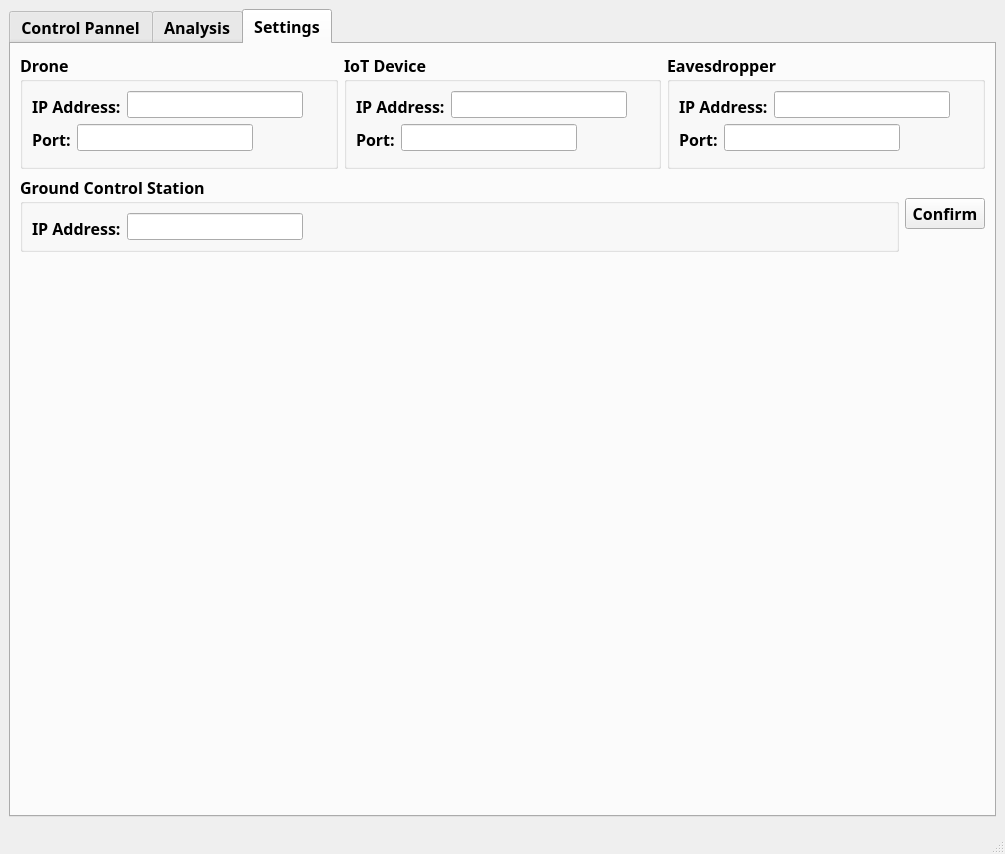
<?xml version="1.0" encoding="UTF-8"?>
<ui version="4.0">
 <class>MainWindow</class>
 <widget class="QMainWindow" name="MainWindow">
  <property name="geometry">
   <rect>
    <x>0</x>
    <y>0</y>
    <width>1005</width>
    <height>854</height>
   </rect>
  </property>
  <property name="sizePolicy">
   <sizepolicy hsizetype="Preferred" vsizetype="Expanding">
    <horstretch>0</horstretch>
    <verstretch>0</verstretch>
   </sizepolicy>
  </property>
  <property name="font">
   <font>
    <family>Agency FB</family>
    <pointsize>12</pointsize>
    <weight>75</weight>
    <bold>true</bold>
   </font>
  </property>
  <property name="windowTitle">
   <string>MainWindow</string>
  </property>
  <widget class="QWidget" name="centralwidget">
   <layout class="QGridLayout" name="gridLayout_5">
    <item row="0" column="0">
     <widget class="QTabWidget" name="system_tab">
      <property name="currentIndex">
       <number>2</number>
      </property>
      <widget class="QWidget" name="tab">
       <attribute name="title">
        <string>Control Pannel</string>
       </attribute>
       <layout class="QVBoxLayout" name="verticalLayout">
        <item>
         <widget class="QFrame" name="control_pannel_frame">
          <property name="autoFillBackground">
           <bool>false</bool>
          </property>
          <property name="frameShape">
           <enum>QFrame::StyledPanel</enum>
          </property>
          <property name="frameShadow">
           <enum>QFrame::Raised</enum>
          </property>
          <layout class="QVBoxLayout" name="verticalLayout_5">
           <item>
            <layout class="QGridLayout" name="gridLayout_6">
             <item row="0" column="2">
              <layout class="QVBoxLayout" name="verticalLayout_4">
               <item>
                <widget class="QLabel" name="eve_console_label">
                 <property name="font">
                  <font>
                   <family>Agency FB</family>
                   <pointsize>16</pointsize>
                   <weight>75</weight>
                   <bold>true</bold>
                  </font>
                 </property>
                 <property name="contextMenuPolicy">
                  <enum>Qt::DefaultContextMenu</enum>
                 </property>
                 <property name="toolTipDuration">
                  <number>1</number>
                 </property>
                 <property name="layoutDirection">
                  <enum>Qt::LeftToRight</enum>
                 </property>
                 <property name="autoFillBackground">
                  <bool>false</bool>
                 </property>
                 <property name="text">
                  <string>Eavesdropper</string>
                 </property>
                 <property name="alignment">
                  <set>Qt::AlignCenter</set>
                 </property>
                </widget>
               </item>
               <item>
                <widget class="QTextBrowser" name="eve_console">
                 <property name="font">
                  <font>
                   <family>Consolas</family>
                   <pointsize>12</pointsize>
                  </font>
                 </property>
                 <property name="html">
                  <string>&lt;!DOCTYPE HTML PUBLIC &quot;-//W3C//DTD HTML 4.0//EN&quot; &quot;http://www.w3.org/TR/REC-html40/strict.dtd&quot;&gt;
&lt;html&gt;&lt;head&gt;&lt;meta name=&quot;qrichtext&quot; content=&quot;1&quot; /&gt;&lt;style type=&quot;text/css&quot;&gt;
p, li { white-space: pre-wrap; }
&lt;/style&gt;&lt;/head&gt;&lt;body style=&quot; font-family:'Consolas'; font-size:12pt; font-weight:600; font-style:normal;&quot;&gt;
&lt;p style=&quot;-qt-paragraph-type:empty; margin-top:0px; margin-bottom:0px; margin-left:0px; margin-right:0px; -qt-block-indent:0; text-indent:0px; font-family:'PMingLiU'; font-weight:400;&quot;&gt;&lt;br /&gt;&lt;/p&gt;&lt;/body&gt;&lt;/html&gt;</string>
                 </property>
                </widget>
               </item>
              </layout>
             </item>
             <item row="0" column="0">
              <layout class="QVBoxLayout" name="verticalLayout_2">
               <item>
                <widget class="QLabel" name="drone_console_label">
                 <property name="font">
                  <font>
                   <family>Agency FB</family>
                   <pointsize>16</pointsize>
                   <weight>75</weight>
                   <bold>true</bold>
                  </font>
                 </property>
                 <property name="contextMenuPolicy">
                  <enum>Qt::DefaultContextMenu</enum>
                 </property>
                 <property name="toolTipDuration">
                  <number>1</number>
                 </property>
                 <property name="layoutDirection">
                  <enum>Qt::LeftToRight</enum>
                 </property>
                 <property name="autoFillBackground">
                  <bool>false</bool>
                 </property>
                 <property name="text">
                  <string>Drone</string>
                 </property>
                 <property name="alignment">
                  <set>Qt::AlignCenter</set>
                 </property>
                </widget>
               </item>
               <item>
                <widget class="QTextBrowser" name="drone_console">
                 <property name="font">
                  <font>
                   <family>Consolas</family>
                   <pointsize>12</pointsize>
                  </font>
                 </property>
                 <property name="html">
                  <string>&lt;!DOCTYPE HTML PUBLIC &quot;-//W3C//DTD HTML 4.0//EN&quot; &quot;http://www.w3.org/TR/REC-html40/strict.dtd&quot;&gt;
&lt;html&gt;&lt;head&gt;&lt;meta name=&quot;qrichtext&quot; content=&quot;1&quot; /&gt;&lt;style type=&quot;text/css&quot;&gt;
p, li { white-space: pre-wrap; }
&lt;/style&gt;&lt;/head&gt;&lt;body style=&quot; font-family:'Consolas'; font-size:12pt; font-weight:600; font-style:normal;&quot;&gt;
&lt;p style=&quot;-qt-paragraph-type:empty; margin-top:0px; margin-bottom:0px; margin-left:0px; margin-right:0px; -qt-block-indent:0; text-indent:0px; font-family:'PMingLiU'; font-weight:400;&quot;&gt;&lt;br /&gt;&lt;/p&gt;&lt;/body&gt;&lt;/html&gt;</string>
                 </property>
                </widget>
               </item>
              </layout>
             </item>
             <item row="0" column="1">
              <layout class="QVBoxLayout" name="verticalLayout_3">
               <item>
                <widget class="QLabel" name="iot_console_label">
                 <property name="font">
                  <font>
                   <family>Agency FB</family>
                   <pointsize>16</pointsize>
                   <weight>75</weight>
                   <bold>true</bold>
                  </font>
                 </property>
                 <property name="contextMenuPolicy">
                  <enum>Qt::DefaultContextMenu</enum>
                 </property>
                 <property name="toolTipDuration">
                  <number>1</number>
                 </property>
                 <property name="layoutDirection">
                  <enum>Qt::LeftToRight</enum>
                 </property>
                 <property name="autoFillBackground">
                  <bool>false</bool>
                 </property>
                 <property name="text">
                  <string>IoT Devie</string>
                 </property>
                 <property name="alignment">
                  <set>Qt::AlignCenter</set>
                 </property>
                </widget>
               </item>
               <item>
                <widget class="QTextBrowser" name="iot_console">
                 <property name="font">
                  <font>
                   <family>Consolas</family>
                   <pointsize>12</pointsize>
                  </font>
                 </property>
                 <property name="html">
                  <string>&lt;!DOCTYPE HTML PUBLIC &quot;-//W3C//DTD HTML 4.0//EN&quot; &quot;http://www.w3.org/TR/REC-html40/strict.dtd&quot;&gt;
&lt;html&gt;&lt;head&gt;&lt;meta name=&quot;qrichtext&quot; content=&quot;1&quot; /&gt;&lt;style type=&quot;text/css&quot;&gt;
p, li { white-space: pre-wrap; }
&lt;/style&gt;&lt;/head&gt;&lt;body style=&quot; font-family:'Consolas'; font-size:12pt; font-weight:600; font-style:normal;&quot;&gt;
&lt;p style=&quot;-qt-paragraph-type:empty; margin-top:0px; margin-bottom:0px; margin-left:0px; margin-right:0px; -qt-block-indent:0; text-indent:0px; font-family:'PMingLiU'; font-weight:400;&quot;&gt;&lt;br /&gt;&lt;/p&gt;&lt;/body&gt;&lt;/html&gt;</string>
                 </property>
                </widget>
               </item>
              </layout>
             </item>
            </layout>
           </item>
           <item>
            <layout class="QGridLayout" name="gridLayout_7">
             <item row="0" column="0">
              <widget class="QWidget" name="widget" native="true">
               <layout class="QHBoxLayout" name="horizontalLayout">
                <item>
                 <widget class="QLabel" name="data_direction_label">
                  <property name="font">
                   <font>
                    <family>Agency FB</family>
                    <pointsize>12</pointsize>
                    <weight>75</weight>
                    <bold>true</bold>
                   </font>
                  </property>
                  <property name="contextMenuPolicy">
                   <enum>Qt::DefaultContextMenu</enum>
                  </property>
                  <property name="toolTipDuration">
                   <number>1</number>
                  </property>
                  <property name="layoutDirection">
                   <enum>Qt::LeftToRight</enum>
                  </property>
                  <property name="autoFillBackground">
                   <bool>false</bool>
                  </property>
                  <property name="text">
                   <string>Data Transmission Direction:</string>
                  </property>
                  <property name="alignment">
                   <set>Qt::AlignLeading|Qt::AlignLeft|Qt::AlignVCenter</set>
                  </property>
                 </widget>
                </item>
                <item>
                 <widget class="QComboBox" name="data_direction_type">
                  <property name="font">
                   <font>
                    <family>Agency FB</family>
                    <pointsize>12</pointsize>
                    <weight>50</weight>
                    <bold>false</bold>
                   </font>
                  </property>
                  <item>
                   <property name="text">
                    <string>Drone to IoT Device</string>
                   </property>
                  </item>
                  <item>
                   <property name="text">
                    <string>IoT Device to Drone</string>
                   </property>
                  </item>
                 </widget>
                </item>
               </layout>
              </widget>
             </item>
             <item row="0" column="1">
              <layout class="QHBoxLayout" name="horizontalLayout_2">
               <item>
                <widget class="QLabel" name="encryption_label">
                 <property name="font">
                  <font>
                   <family>Agency FB</family>
                   <pointsize>12</pointsize>
                   <weight>75</weight>
                   <bold>true</bold>
                  </font>
                 </property>
                 <property name="contextMenuPolicy">
                  <enum>Qt::DefaultContextMenu</enum>
                 </property>
                 <property name="toolTipDuration">
                  <number>1</number>
                 </property>
                 <property name="layoutDirection">
                  <enum>Qt::LeftToRight</enum>
                 </property>
                 <property name="autoFillBackground">
                  <bool>false</bool>
                 </property>
                 <property name="text">
                  <string>Encryption:</string>
                 </property>
                 <property name="alignment">
                  <set>Qt::AlignLeading|Qt::AlignLeft|Qt::AlignVCenter</set>
                 </property>
                </widget>
               </item>
               <item>
                <widget class="QComboBox" name="encryption_type">
                 <property name="font">
                  <font>
                   <family>Agency FB</family>
                   <pointsize>12</pointsize>
                   <weight>50</weight>
                   <bold>false</bold>
                  </font>
                 </property>
                 <item>
                  <property name="text">
                   <string>&lt;None&gt;</string>
                  </property>
                 </item>
                 <item>
                  <property name="text">
                   <string>AES</string>
                  </property>
                 </item>
                </widget>
               </item>
              </layout>
             </item>
             <item row="0" column="2">
              <widget class="QWidget" name="widget_2" native="true"/>
             </item>
             <item row="0" column="4">
              <widget class="QWidget" name="widget_3" native="true"/>
             </item>
             <item row="0" column="3">
              <widget class="QPushButton" name="send_data_buttom">
               <property name="font">
                <font>
                 <family>Agency FB</family>
                 <pointsize>12</pointsize>
                 <weight>75</weight>
                 <bold>true</bold>
                </font>
               </property>
               <property name="text">
                <string>Send</string>
               </property>
              </widget>
             </item>
            </layout>
           </item>
           <item>
            <widget class="QTextEdit" name="send_text_console">
             <property name="font">
              <font>
               <family>Consolas</family>
               <weight>50</weight>
               <bold>false</bold>
              </font>
             </property>
             <property name="html">
              <string>&lt;!DOCTYPE HTML PUBLIC &quot;-//W3C//DTD HTML 4.0//EN&quot; &quot;http://www.w3.org/TR/REC-html40/strict.dtd&quot;&gt;
&lt;html&gt;&lt;head&gt;&lt;meta name=&quot;qrichtext&quot; content=&quot;1&quot; /&gt;&lt;style type=&quot;text/css&quot;&gt;
p, li { white-space: pre-wrap; }
&lt;/style&gt;&lt;/head&gt;&lt;body style=&quot; font-family:'Consolas'; font-size:12pt; font-weight:400; font-style:normal;&quot;&gt;
&lt;p style=&quot;-qt-paragraph-type:empty; margin-top:0px; margin-bottom:0px; margin-left:0px; margin-right:0px; -qt-block-indent:0; text-indent:0px;&quot;&gt;&lt;br /&gt;&lt;/p&gt;&lt;/body&gt;&lt;/html&gt;</string>
             </property>
            </widget>
           </item>
           <item>
            <layout class="QGridLayout" name="gridLayout_2">
             <property name="verticalSpacing">
              <number>6</number>
             </property>
             <item row="0" column="1">
              <widget class="QGroupBox" name="system_prompt">
               <property name="title">
                <string>System Prompt:</string>
               </property>
               <layout class="QGridLayout" name="gridLayout">
                <item row="0" column="0">
                 <widget class="QTextBrowser" name="system_prompt_console">
                  <property name="font">
                   <font>
                    <family>Consolas</family>
                    <weight>50</weight>
                    <bold>false</bold>
                   </font>
                  </property>
                  <property name="html">
                   <string>&lt;!DOCTYPE HTML PUBLIC &quot;-//W3C//DTD HTML 4.0//EN&quot; &quot;http://www.w3.org/TR/REC-html40/strict.dtd&quot;&gt;
&lt;html&gt;&lt;head&gt;&lt;meta name=&quot;qrichtext&quot; content=&quot;1&quot; /&gt;&lt;style type=&quot;text/css&quot;&gt;
p, li { white-space: pre-wrap; }
&lt;/style&gt;&lt;/head&gt;&lt;body style=&quot; font-family:'Consolas'; font-size:12pt; font-weight:400; font-style:normal;&quot;&gt;
&lt;p style=&quot;-qt-paragraph-type:empty; margin-top:0px; margin-bottom:0px; margin-left:0px; margin-right:0px; -qt-block-indent:0; text-indent:0px;&quot;&gt;&lt;br /&gt;&lt;/p&gt;&lt;/body&gt;&lt;/html&gt;</string>
                  </property>
                 </widget>
                </item>
               </layout>
              </widget>
             </item>
             <item row="0" column="0">
              <layout class="QVBoxLayout" name="verticalLayout_6">
               <item>
                <widget class="QWidget" name="widget_5" native="true">
                 <property name="sizePolicy">
                  <sizepolicy hsizetype="Preferred" vsizetype="Expanding">
                   <horstretch>0</horstretch>
                   <verstretch>0</verstretch>
                  </sizepolicy>
                 </property>
                </widget>
               </item>
               <item>
                <widget class="QPushButton" name="run_plkg">
                 <property name="sizePolicy">
                  <sizepolicy hsizetype="Minimum" vsizetype="Expanding">
                   <horstretch>0</horstretch>
                   <verstretch>0</verstretch>
                  </sizepolicy>
                 </property>
                 <property name="text">
                  <string>Run PLKG</string>
                 </property>
                </widget>
               </item>
               <item>
                <widget class="QPushButton" name="check_system">
                 <property name="sizePolicy">
                  <sizepolicy hsizetype="Minimum" vsizetype="Expanding">
                   <horstretch>0</horstretch>
                   <verstretch>0</verstretch>
                  </sizepolicy>
                 </property>
                 <property name="text">
                  <string>Check</string>
                 </property>
                </widget>
               </item>
               <item>
                <widget class="QWidget" name="widget_4" native="true">
                 <property name="sizePolicy">
                  <sizepolicy hsizetype="Preferred" vsizetype="Expanding">
                   <horstretch>0</horstretch>
                   <verstretch>0</verstretch>
                  </sizepolicy>
                 </property>
                </widget>
               </item>
              </layout>
             </item>
            </layout>
           </item>
          </layout>
         </widget>
        </item>
       </layout>
      </widget>
      <widget class="QWidget" name="tab_2">
       <attribute name="title">
        <string>Analysis</string>
       </attribute>
      </widget>
      <widget class="QWidget" name="tab_3">
       <attribute name="title">
        <string>Settings</string>
       </attribute>
       <layout class="QVBoxLayout" name="verticalLayout_8">
        <item>
         <layout class="QVBoxLayout" name="verticalLayout_7">
          <item>
           <layout class="QGridLayout" name="gridLayout_8">
            <item row="0" column="2">
             <widget class="QGroupBox" name="eve_settings">
              <property name="title">
               <string>Eavesdropper</string>
              </property>
              <layout class="QFormLayout" name="formLayout_3">
               <item row="0" column="0">
                <layout class="QHBoxLayout" name="horizontalLayout_5">
                 <item>
                  <widget class="QLabel" name="eve_ip_label">
                   <property name="font">
                    <font>
                     <family>Agency FB</family>
                     <pointsize>12</pointsize>
                     <weight>75</weight>
                     <bold>true</bold>
                    </font>
                   </property>
                   <property name="contextMenuPolicy">
                    <enum>Qt::DefaultContextMenu</enum>
                   </property>
                   <property name="toolTipDuration">
                    <number>1</number>
                   </property>
                   <property name="layoutDirection">
                    <enum>Qt::LeftToRight</enum>
                   </property>
                   <property name="autoFillBackground">
                    <bool>false</bool>
                   </property>
                   <property name="text">
                    <string>IP Address:</string>
                   </property>
                   <property name="alignment">
                    <set>Qt::AlignBottom|Qt::AlignLeading|Qt::AlignLeft</set>
                   </property>
                  </widget>
                 </item>
                 <item>
                  <widget class="QLineEdit" name="eve_ip">
                   <property name="font">
                    <font>
                     <family>Consolas</family>
                     <weight>50</weight>
                     <bold>false</bold>
                    </font>
                   </property>
                   <property name="text">
                    <string/>
                   </property>
                  </widget>
                 </item>
                </layout>
               </item>
               <item row="1" column="0">
                <layout class="QHBoxLayout" name="horizontalLayout_10">
                 <item>
                  <widget class="QLabel" name="eve_port_label">
                   <property name="font">
                    <font>
                     <family>Agency FB</family>
                     <pointsize>12</pointsize>
                     <weight>75</weight>
                     <bold>true</bold>
                    </font>
                   </property>
                   <property name="contextMenuPolicy">
                    <enum>Qt::DefaultContextMenu</enum>
                   </property>
                   <property name="toolTipDuration">
                    <number>1</number>
                   </property>
                   <property name="layoutDirection">
                    <enum>Qt::LeftToRight</enum>
                   </property>
                   <property name="autoFillBackground">
                    <bool>false</bool>
                   </property>
                   <property name="text">
                    <string>Port:</string>
                   </property>
                   <property name="alignment">
                    <set>Qt::AlignBottom|Qt::AlignLeading|Qt::AlignLeft</set>
                   </property>
                  </widget>
                 </item>
                 <item>
                  <widget class="QLineEdit" name="eve_port">
                   <property name="font">
                    <font>
                     <family>Consolas</family>
                     <weight>50</weight>
                     <bold>false</bold>
                    </font>
                   </property>
                   <property name="text">
                    <string/>
                   </property>
                  </widget>
                 </item>
                </layout>
               </item>
              </layout>
             </widget>
            </item>
            <item row="0" column="1">
             <widget class="QGroupBox" name="iot_settings">
              <property name="title">
               <string>IoT Device</string>
              </property>
              <layout class="QFormLayout" name="formLayout_2">
               <item row="0" column="0">
                <layout class="QHBoxLayout" name="horizontalLayout_4">
                 <item>
                  <widget class="QLabel" name="iot_ip_label">
                   <property name="font">
                    <font>
                     <family>Agency FB</family>
                     <pointsize>12</pointsize>
                     <weight>75</weight>
                     <bold>true</bold>
                    </font>
                   </property>
                   <property name="contextMenuPolicy">
                    <enum>Qt::DefaultContextMenu</enum>
                   </property>
                   <property name="toolTipDuration">
                    <number>1</number>
                   </property>
                   <property name="layoutDirection">
                    <enum>Qt::LeftToRight</enum>
                   </property>
                   <property name="autoFillBackground">
                    <bool>false</bool>
                   </property>
                   <property name="text">
                    <string>IP Address:</string>
                   </property>
                   <property name="alignment">
                    <set>Qt::AlignBottom|Qt::AlignLeading|Qt::AlignLeft</set>
                   </property>
                  </widget>
                 </item>
                 <item>
                  <widget class="QLineEdit" name="iot_ip">
                   <property name="font">
                    <font>
                     <family>Consolas</family>
                     <weight>50</weight>
                     <bold>false</bold>
                    </font>
                   </property>
                   <property name="text">
                    <string/>
                   </property>
                  </widget>
                 </item>
                </layout>
               </item>
               <item row="1" column="0">
                <layout class="QHBoxLayout" name="horizontalLayout_9">
                 <item>
                  <widget class="QLabel" name="iot_port_label">
                   <property name="font">
                    <font>
                     <family>Agency FB</family>
                     <pointsize>12</pointsize>
                     <weight>75</weight>
                     <bold>true</bold>
                    </font>
                   </property>
                   <property name="contextMenuPolicy">
                    <enum>Qt::DefaultContextMenu</enum>
                   </property>
                   <property name="toolTipDuration">
                    <number>1</number>
                   </property>
                   <property name="layoutDirection">
                    <enum>Qt::LeftToRight</enum>
                   </property>
                   <property name="autoFillBackground">
                    <bool>false</bool>
                   </property>
                   <property name="text">
                    <string>Port:</string>
                   </property>
                   <property name="alignment">
                    <set>Qt::AlignBottom|Qt::AlignLeading|Qt::AlignLeft</set>
                   </property>
                  </widget>
                 </item>
                 <item>
                  <widget class="QLineEdit" name="iot_port">
                   <property name="font">
                    <font>
                     <family>Consolas</family>
                     <weight>50</weight>
                     <bold>false</bold>
                    </font>
                   </property>
                   <property name="text">
                    <string/>
                   </property>
                  </widget>
                 </item>
                </layout>
               </item>
              </layout>
             </widget>
            </item>
            <item row="0" column="0">
             <widget class="QGroupBox" name="drone_settings">
              <property name="title">
               <string>Drone</string>
              </property>
              <layout class="QFormLayout" name="formLayout">
               <item row="0" column="0">
                <layout class="QHBoxLayout" name="horizontalLayout_3">
                 <item>
                  <widget class="QLabel" name="drone_ip_label">
                   <property name="font">
                    <font>
                     <family>Agency FB</family>
                     <pointsize>12</pointsize>
                     <weight>75</weight>
                     <bold>true</bold>
                    </font>
                   </property>
                   <property name="contextMenuPolicy">
                    <enum>Qt::DefaultContextMenu</enum>
                   </property>
                   <property name="toolTipDuration">
                    <number>1</number>
                   </property>
                   <property name="layoutDirection">
                    <enum>Qt::LeftToRight</enum>
                   </property>
                   <property name="autoFillBackground">
                    <bool>false</bool>
                   </property>
                   <property name="text">
                    <string>IP Address:</string>
                   </property>
                   <property name="alignment">
                    <set>Qt::AlignBottom|Qt::AlignLeading|Qt::AlignLeft</set>
                   </property>
                  </widget>
                 </item>
                 <item>
                  <widget class="QLineEdit" name="drone_ip">
                   <property name="font">
                    <font>
                     <family>Consolas</family>
                     <weight>50</weight>
                     <bold>false</bold>
                    </font>
                   </property>
                   <property name="text">
                    <string/>
                   </property>
                  </widget>
                 </item>
                </layout>
               </item>
               <item row="2" column="0">
                <widget class="QWidget" name="widget_6" native="true"/>
               </item>
               <item row="1" column="0">
                <layout class="QHBoxLayout" name="horizontalLayout_8">
                 <item>
                  <widget class="QLabel" name="drone_port_label">
                   <property name="font">
                    <font>
                     <family>Agency FB</family>
                     <pointsize>12</pointsize>
                     <weight>75</weight>
                     <bold>true</bold>
                    </font>
                   </property>
                   <property name="contextMenuPolicy">
                    <enum>Qt::DefaultContextMenu</enum>
                   </property>
                   <property name="toolTipDuration">
                    <number>1</number>
                   </property>
                   <property name="layoutDirection">
                    <enum>Qt::LeftToRight</enum>
                   </property>
                   <property name="autoFillBackground">
                    <bool>false</bool>
                   </property>
                   <property name="text">
                    <string>Port:</string>
                   </property>
                   <property name="alignment">
                    <set>Qt::AlignBottom|Qt::AlignLeading|Qt::AlignLeft</set>
                   </property>
                  </widget>
                 </item>
                 <item>
                  <widget class="QLineEdit" name="drone_port">
                   <property name="font">
                    <font>
                     <family>Consolas</family>
                     <weight>50</weight>
                     <bold>false</bold>
                    </font>
                   </property>
                   <property name="text">
                    <string/>
                   </property>
                  </widget>
                 </item>
                </layout>
               </item>
              </layout>
             </widget>
            </item>
           </layout>
          </item>
          <item>
           <layout class="QHBoxLayout" name="horizontalLayout_7">
            <item>
             <widget class="QGroupBox" name="gcs_settings">
              <property name="title">
               <string>Ground Control Station</string>
              </property>
              <layout class="QFormLayout" name="formLayout_4">
               <item row="0" column="0">
                <layout class="QHBoxLayout" name="horizontalLayout_6">
                 <item>
                  <widget class="QLabel" name="gcs_ip_label">
                   <property name="font">
                    <font>
                     <family>Agency FB</family>
                     <pointsize>12</pointsize>
                     <weight>75</weight>
                     <bold>true</bold>
                    </font>
                   </property>
                   <property name="contextMenuPolicy">
                    <enum>Qt::DefaultContextMenu</enum>
                   </property>
                   <property name="toolTipDuration">
                    <number>1</number>
                   </property>
                   <property name="layoutDirection">
                    <enum>Qt::LeftToRight</enum>
                   </property>
                   <property name="autoFillBackground">
                    <bool>false</bool>
                   </property>
                   <property name="text">
                    <string>IP Address:</string>
                   </property>
                   <property name="alignment">
                    <set>Qt::AlignBottom|Qt::AlignLeading|Qt::AlignLeft</set>
                   </property>
                  </widget>
                 </item>
                 <item>
                  <widget class="QLineEdit" name="gcs_ip">
                   <property name="font">
                    <font>
                     <family>Consolas</family>
                     <weight>50</weight>
                     <bold>false</bold>
                    </font>
                   </property>
                   <property name="text">
                    <string/>
                   </property>
                  </widget>
                 </item>
                </layout>
               </item>
              </layout>
             </widget>
            </item>
            <item>
             <widget class="QPushButton" name="settings_confirm">
              <property name="text">
               <string>Confirm</string>
              </property>
             </widget>
            </item>
           </layout>
          </item>
         </layout>
        </item>
        <item>
         <spacer name="verticalSpacer">
          <property name="orientation">
           <enum>Qt::Vertical</enum>
          </property>
          <property name="sizeHint" stdset="0">
           <size>
            <width>20</width>
            <height>40</height>
           </size>
          </property>
         </spacer>
        </item>
       </layout>
      </widget>
     </widget>
    </item>
   </layout>
  </widget>
  <widget class="QStatusBar" name="statusbar"/>
 </widget>
 <resources/>
 <connections/>
</ui>
